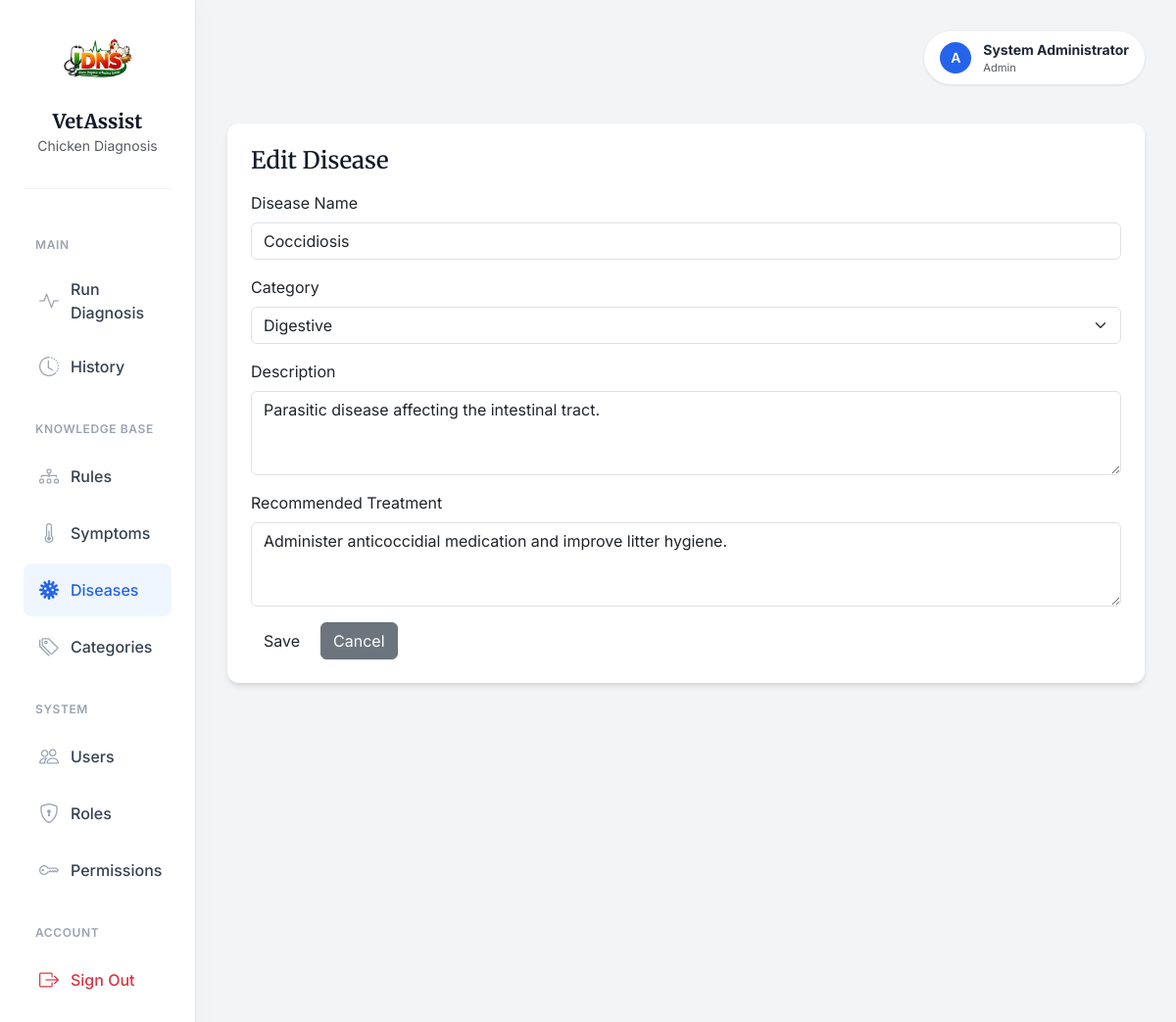
/expert-system/diseases/3/edit (signed in), run on the app's committed database.
### app/models/user.py (models this page shows, shortened)
class UserTable(UserMixin, db.Model):
    __tablename__ = "tbl_users"
    id = db.Column(db.Integer, db.Sequence('seq_users_id'), primary_key=True)
    username = db.Column(db.String(80), unique=True, nullable=False)
    email = db.Column(db.String(120), unique=True, nullable=False)
    full_name = db.Column(db.String(120), nullable=False)
    is_active = db.Column(db.Boolean, default=True, nullable=False)
    password_hash = db.Column(db.String(255), nullable=False)
    created_at = db.Column(db.DateTime, default=datetime.utcnow, nullable=False)
    updated_at = db.Column(db.DateTime, default=datetime.utcnow, onupdate=datetime.utcnow, nullable=False)
    roles = db.relationship("RoleTable", secondary=tbl_user_roles, back_populates="users")
    def has_role(self, role_name: str) -> bool:
        return any(role.name == role_name for role in self.roles)
    def get_permission_codes(self) -> set[str]:
        return {perm.code for role in self.roles for perm in role.permissions}
    def has_permission(self, permission_code: str) -> bool:
        return permission_code in self.get_permission_codes()

### app/models/role.py (models this page shows, shortened)
class RoleTable(db.Model):
    __tablename__= "tbl_roles"
    id = db.Column(db.Integer, db.Sequence('seq_roles_id'), primary_key=True)
    name = db.Column(db.String(80), unique=True, nullable=False)
    description = db.Column(db.String(255))
    created_at = db.Column(db.DateTime, default=datetime.utcnow, nullable=False)
    updated_at = db.Column(db.DateTime, default=datetime.utcnow, onupdate=datetime.utcnow, nullable=False)
    users = db.relationship("UserTable", secondary=tbl_user_roles,back_populates="roles" )
    permissions = db.relationship("PermissionTable", secondary=tbl_role_permissions, back_populates="roles")

### app/models/expert_system.py (models this page shows, shortened)
class Disease(db.Model):
    __tablename__ = "tbl_diseases"
    id = db.Column(db.Integer, db.Sequence('seq_diseases_id'), primary_key=True)
    name = db.Column(db.String(120), unique=True, nullable=False)
    description = db.Column(db.String(255), nullable=False)
    treatment = db.Column(db.String(255), nullable=False)
    category_id = db.Column(db.Integer, db.ForeignKey("tbl_categories.id"))
    created_at = db.Column(db.DateTime, default=datetime.utcnow, nullable=False)
    category = db.relationship("Category", back_populates="diseases")
    rules = db.relationship("Rule", back_populates="disease", cascade="all, delete-orphan")
    cases = db.relationship("Case", back_populates="disease")

### app/routes/expert_system.py (the view, shortened to what this page needs)
@expert_system_bp.route("/diseases/<int:disease_id>/edit", methods=["GET", "POST"])
@login_required
@require_permission("manage_diseases")
def diseases_edit(disease_id: int):
    disease = DiseaseService.get_by_id(disease_id)
    if disease is None:
        abort(404)
    form = DiseaseForm(obj=disease)
    return render_template(
        "expert_system/diseases/edit.html",
        form=form,
        disease=disease,
    )

### app/forms/expert_system_forms.py
class DiseaseForm(FlaskForm):
    name = StringField("Disease Name", validators=[DataRequired(), Length(min=2, max=120)])
    description = TextAreaField("Description", validators=[DataRequired(), Length(min=5, max=255)])
    treatment = TextAreaField("Recommended Treatment", validators=[DataRequired(), Length(min=5, max=255)])
    category_id = SelectField("Category", coerce=int)
    submit = SubmitField("Save")
    def __init__(self, *args, **kwargs):
        super().__init__(*args, **kwargs)
        self.category_id.choices = _category_choices()

### app/forms/expert_system_forms.py (called while the page is built)
def _category_choices():
    items = db.session.scalars(
        db.select(Category).order_by(Category.name)
    ).all()
    return [(0, "Uncategorized")] + [(c.id, c.name) for c in items]

### app/services/expert_system_service.py (called while the page is built)
    @staticmethod
    def get_by_id(disease_id: int) -> Optional[Disease]:
        return Disease.query.get(disease_id)

### app/templates/expert_system/diseases/edit.html (shortened to what this page needs)
{% extends "layouts/base.html" %}
{% block content %}
<div class="card p-4">
    <h4 class="mb-3">Edit Disease</h4>
    <form method="post">
        <div class="mb-3">
            {{ form.name.label(class="form-label") }}
            {{ form.name(class="form-control") }}
        </div>
        <div class="mb-3">
            {{ form.category_id.label(class="form-label") }}
            {{ form.category_id(class="form-select") }}
        </div>
        <div class="mb-3">
            {{ form.description.label(class="form-label") }}
            {{ form.description(class="form-control", rows=3) }}
        </div>
        <div class="mb-3">
            {{ form.treatment.label(class="form-label") }}
            {{ form.treatment(class="form-control", rows=3) }}
        </div>
        <div class="d-flex gap-2">
            {{ form.submit(class="btn btn-brand") }}
            <a href="{{ url_for('expert_system.diseases_index') }}" class="btn btn-secondary">Cancel</a>
        </div>
    </form>
</div>
{% endblock %}

### app/templates/layouts/base.html (shortened to what this page needs)
<!DOCTYPE html>
<html lang="en">
<head>
    <link href="https://cdn.jsdelivr.net/npm/bootstrap@5.3.0/dist/css/bootstrap.min.css" rel="stylesheet">
    <link rel="stylesheet" href="https://cdn.jsdelivr.net/npm/bootstrap-icons@1.11.3/font/bootstrap-icons.min.css">
</head>
<body>
    <div class="container-fluid">
        <div class="row">
            {% block sidebar %}
            <nav class="col-md-3 col-lg-2 d-md-block sidebar collapse" id="sidebarMenu">
                <div class="brand-section">
                    <img src="{{ url_for('static', filename='images/logo1.png') }}" alt="VetAssist Logo" class="brand-logo">
                    <h5 class="brand-font fw-bold mb-0">VetAssist</h5>
                    <small class="text-muted">Chicken Diagnosis</small>
                </div>
                <div class="position-sticky pt-2">
                    {% if current_user.is_authenticated %}
                        <div class="nav-section-label">Main</div>
                        <ul class="nav flex-column">
                            <li class="nav-item">
                                <a class="nav-link {% if 'expert_system.diagnose' in request.endpoint %}active{% endif %}" href="{{ url_for('expert_system.diagnose') }}">
                                    <i class="bi bi-activity"></i>
                                    Run Diagnosis
                                </a>
                            </li>
                            <li class="nav-item">
                                <a class="nav-link {% if 'expert_system.cases' in request.endpoint %}active{% endif %}" href="{{ url_for('expert_system.cases_index') }}">
                                    <i class="bi bi-clock-history"></i> History
                                </a>
                            </li>
                        </ul>
                        {% if current_user.has_role('Admin') or current_user.has_role('Doctor') %}
                        <div class="nav-section-label">Knowledge Base</div>
                        <ul class="nav flex-column">
                            <li class="nav-item">
                                <a class="nav-link {% if 'expert_system.rules' in request.endpoint %}active{% endif %}" href="{{ url_for('expert_system.rules_index') }}">
                                    <i class="bi bi-diagram-3"></i> Rules
                                </a>
                            </li>
                            <li class="nav-item">
                                <a class="nav-link {% if 'expert_system.symptoms' in request.endpoint %}active{% endif %}" href="{{ url_for('expert_system.symptoms_index') }}">
                                    <i class="bi bi-thermometer-half"></i> Symptoms
                                </a>
                            </li>
                            <li class="nav-item">
                                <a class="nav-link {% if 'expert_system.diseases' in request.endpoint %}active{% endif %}" href="{{ url_for('expert_system.diseases_index') }}">
                                    <i class="bi bi-virus"></i> Diseases
                                </a>
                            </li>
                            <li class="nav-item">
                                <a class="nav-link {% if 'expert_system.categories' in request.endpoint %}active{% endif %}" href="{{ url_for('expert_system.categories_index') }}">
                                    <i class="bi bi-tags"></i> Categories
                                </a>
                            </li>
                        </ul>
                        {% endif %}
                        {% if current_user.has_role('Admin') %}
                        <div class="nav-section-label">System</div>
                        <ul class="nav flex-column">
                            <li class="nav-item">
                                <a class="nav-link {% if 'tbl_users' in request.endpoint %}active{% endif %}" href="{{ url_for('tbl_users.index') }}">
                                    <i class="bi bi-people"></i> Users
                                </a>
                            </li>
                            <li class="nav-item">
                                <a class="nav-link {% if 'tbl_roles' in request.endpoint %}active{% endif %}" href="{{ url_for('tbl_roles.index') }}">
                                    <i class="bi bi-shield-lock"></i> Roles
                                </a>
                            </li>
                            <li class="nav-item">
                                <a class="nav-link {% if 'tbl_permissions' in request.endpoint %}active{% endif %}" href="{{ url_for('tbl_permissions.index') }}">
                                    <i class="bi bi-key"></i> Permissions
                                </a>
                            </li>
                        </ul>
                        {% endif %}
                        <div class="nav-section-label">Account</div>
                        <ul class="nav flex-column mb-4">
                            <li class="nav-item">
                                <a class="nav-link text-danger" href="{{ url_for('auth.logout') }}">
                                    <i class="bi bi-box-arrow-right text-danger"></i> Sign Out
                                </a>
                            </li>
                        </ul>
                    {% endif %}
                </div>
            </nav>
            {% endblock %}
            <main class="{% block main_class %}col-md-9 ms-sm-auto col-lg-10{% endblock %} content-wrapper">
                <div class="page-header">
                    {% if current_user.is_authenticated %}
                    <div class="user-profile">
                        <div class="user-avatar">
                            {{ current_user.username[0] | upper }}
                        </div>
                        <div class="d-none d-sm-block">
                            <div class="fw-bold small">{{ current_user.full_name }}</div>
                            <div class="text-muted" style="font-size: 0.7rem;">{{ current_user.roles[0].name if current_user.roles else 'User' }}</div>
                        </div>
                    </div>
                    {% endif %}
                </div>
                {% block content %}{% endblock %}
            </main>
        </div>
    </div>
</body>
</html>

### app/templates/layouts/base.html (style rules this page uses)
:root { --bg-body: #f3f4f6; --text-main: #1f2937; --text-muted: #6b7280; --primary-color: #2563eb; --primary-hover: #1d4ed8; --sidebar-bg: #ffffff; --sidebar-text: #374151; --sidebar-active-bg: #eff6ff; --sidebar-active-text: #2563eb; --card-shadow: 0 4px 6px -1px rgba(0, 0, 0, 0.1), 0 2px 4px -1px rgba(0, 0, 0, 0.06); --border-radius: 0.75rem; }
body { font-family: 'Inter', sans-serif; background-color: var(--bg-body); color: var(--text-main); -webkit-font-smoothing: antialiased; }
h1, h2, h3, h4, h5, .brand-font { font-family: 'Merriweather', serif; color: #111827; }
.sidebar { background-color: var(--sidebar-bg); border-right: 1px solid #e5e7eb; min-height: 100vh; padding: 1.5rem; box-shadow: 4px 0 24px rgba(0,0,0,0.02); }
.brand-section { padding-bottom: 2rem; margin-bottom: 1rem; border-bottom: 1px solid #f3f4f6; text-align: center; }
.brand-logo { max-width: 100%; height: auto; max-height: 80px; margin-bottom: 0.5rem; }
.nav-section-label { font-size: 0.75rem; font-weight: 600; text-transform: uppercase; letter-spacing: 0.05em; color: #9ca3af; margin-top: 1.5rem; margin-bottom: 0.75rem; padding-left: 0.75rem; }
.nav-link { color: var(--sidebar-text); padding: 0.75rem 1rem; border-radius: 0.5rem; margin-bottom: 0.25rem; font-weight: 500; display: flex; align-items: center; transition: all 0.2s ease; }
.nav-link i { font-size: 1.25rem; margin-right: 0.75rem; color: #9ca3af; transition: color 0.2s; }
.nav-link.active { background-color: var(--sidebar-active-bg); color: var(--sidebar-active-text); }
.nav-link.active i { color: var(--sidebar-active-text); }
.content-wrapper { padding: 2rem; }
.page-header { margin-bottom: 2.5rem; display: flex; justify-content: space-between; align-items: center; }
.user-profile { display: flex; align-items: center; gap: 0.75rem; padding: 0.5rem 1rem; background: white; border-radius: 2rem; box-shadow: 0 1px 3px rgba(0,0,0,0.1); }
.user-avatar { width: 32px; height: 32px; background-color: var(--primary-color); color: white; border-radius: 50%; display: flex; align-items: center; justify-content: center; font-weight: 600; font-size: 0.875rem; }
.card { background: white; border: none; border-radius: var(--border-radius); box-shadow: var(--card-shadow); transition: transform 0.2s ease, box-shadow 0.2s ease; }

### data on the page
UserTable: username "A", full_name "System Administrator"
RoleTable: name "Admin"
Disease: name "Coccidiosis", category_id "Digestive", description "Parasitic disease affecting the intestinal tract.", treatment "Administer anticoccidial medication and improve litter hygiene."
